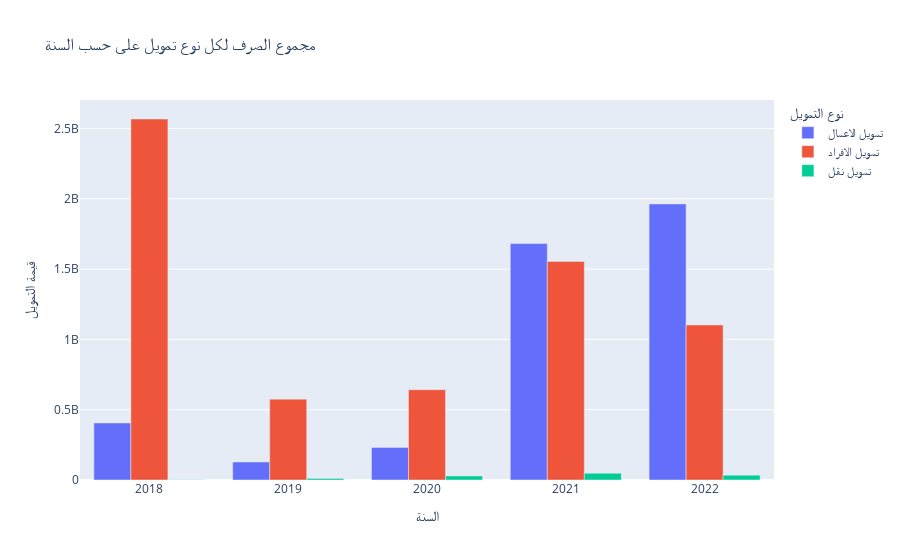

The code cell stored with this chart in its notebook:
### Markdown cell above
## Now let's break down this into the different loan types

### Code cell
df1 = data.groupby(["السنة", "نوع_التمويل"]).sum().reset_index(level=[0,1])
fig = px.bar(df1, x="السنة", y="قيمة_التمويل", barmode="group", color="نوع_التمويل", title="مجموع الصرف لكل نوع تمويل على حسب السنة", 
                labels={
                    "قيمة_التمويل": "قيمة التمويل",
                    "نوع_التمويل": "نوع التمويل"
                }
                )
fig.show()

### Figure 1 — Plotly figure (JSON) as saved in the notebook; plotly's stock layout.template omitted (floating-point values rounded to 4 significant figures)
{"data": [{"alignmentgroup": "True", "hovertemplate": "نوع التمويل=تمويل الاعمال<br>السنة=%{x}<br>قيمة التمويل=%{y}<extra></extra>", "legendgroup": "تمويل الاعمال", "marker": {"color": "#636efa", "pattern": {"shape": ""}}, "name": "تمويل الاعمال", "offsetgroup": "تمويل الاعمال", "orientation": "v", "showlegend": true, "textposition": "auto", "type": "bar", "x": [2018, 2019, 2020, 2021, 2022], "xaxis": "x", "y": [405625386, 128290190, 232030010, 1681309890, 1963648498], "yaxis": "y"}, {"alignmentgroup": "True", "hovertemplate": "نوع التمويل=تمويل الافراد<br>السنة=%{x}<br>قيمة التمويل=%{y}<extra></extra>", "legendgroup": "تمويل الافراد", "marker": {"color": "#EF553B", "pattern": {"shape": ""}}, "name": "تمويل الافراد", "offsetgroup": "تمويل الافراد", "orientation": "v", "showlegend": true, "textposition": "auto", "type": "bar", "x": [2018, 2019, 2020, 2021, 2022], "xaxis": "x", "y": [2567493000, 575148000, 642057000, 1554570000, 1103028000], "yaxis": "y"}, {"alignmentgroup": "True", "hovertemplate": "نوع التمويل=تمويل نقل<br>السنة=%{x}<br>قيمة التمويل=%{y}<extra></extra>", "legendgroup": "تمويل نقل", "marker": {"color": "#00cc96", "pattern": {"shape": ""}}, "name": "تمويل نقل", "offsetgroup": "تمويل نقل", "orientation": "v", "showlegend": true, "textposition": "auto", "type": "bar", "x": [2018, 2019, 2020, 2021, 2022], "xaxis": "x", "y": [2472152, 11418000, 28796268, 48020000.0, 34451674], "yaxis": "y"}], "layout": {"barmode": "group", "legend": {"title": {"text": "نوع التمويل"}, "tracegroupgap": 0}, "title": {"text": "مجموع الصرف لكل نوع تمويل على حسب السنة"}, "xaxis": {"anchor": "y", "domain": [0, 1], "title": {"text": "السنة"}}, "yaxis": {"anchor": "x", "domain": [0, 1], "title": {"text": "قيمة التمويل"}}}}
